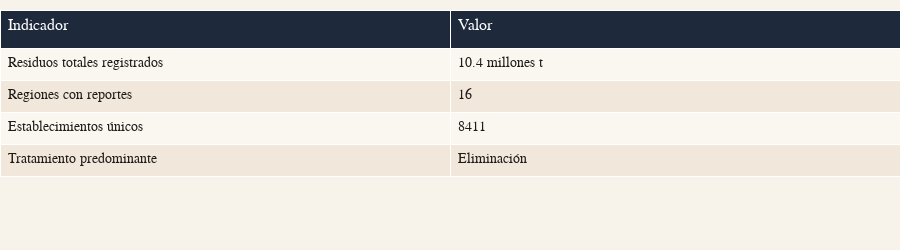

Notebook code for this chart:
### Markdown cell above
#### Diferencias entre regiones foco

Complementamos el panorama nacional con un zoom en la canasta de regiones que nos pidió el equipo técnico.

### Code cell
assert not clean_df.empty, "El dataset limpio no puede estar vacío"

assert set(FOCUS_REGIONS).issubset(set(region_df["region"])), "Faltan regiones foco en el resumen"



headline_table = go.Figure(

    data=[

        go.Table(

            columnorder=[1, 2],

            header=dict(

                values=["Indicador", "Valor"],

                fill_color="#1e293b",

                font=dict(color="#ffffff", family="Georgia, serif", size=16),

                align="left",

                height=38,

            ),

            cells=dict(

                values=[headline_metrics["Indicador"].tolist(), headline_metrics["Valor"].tolist()],

                fill_color=[["#faf6f0", "#f1e7db"] * 2],

                font=dict(color="#1e1b18", family="Georgia, serif", size=14),

                align="left",

                height=32,

            ),

        )

    ]

)

headline_table.update_layout(

    margin=dict(l=0, r=0, t=10, b=0),

    height=250,

    paper_bgcolor="#f7f2ea",

    annotations=[

        dict(

            text="Fuente: RNP 2023",

            x=0,

            y=-0.15,

            xref="paper",

            yref="paper",

            showarrow=False,

            font=dict(family="Georgia, serif", size=11, color="#6e6252"),

        )

    ],

)

headline_table.add_shape(

    type="line",

    x0=0.0,

    x1=0.22,

    y0=1.08,

    y1=1.08,

    xref="paper",

    yref="paper",

    line=dict(color="#d62828", width=4),

)

headline_table

### Figure 1 — Plotly figure (JSON) as saved in the notebook; plotly's stock layout.template omitted (floating-point values rounded to 4 significant figures)
{"data": [{"cells": {"align": "left", "fill": {"color": [["#faf6f0", "#f1e7db", "#faf6f0", "#f1e7db"]]}, "font": {"color": "#1e1b18", "family": "Georgia, serif", "size": 14}, "height": 32, "values": [["Residuos totales registrados", "Regiones con reportes", "Establecimientos únicos", "Tratamiento predominante"], ["10.4 millones t", 16, 8411, "Eliminación"]]}, "columnorder": [1, 2], "header": {"align": "left", "fill": {"color": "#1e293b"}, "font": {"color": "#ffffff", "family": "Georgia, serif", "size": 16}, "height": 38, "values": ["Indicador", "Valor"]}, "type": "table"}], "layout": {"annotations": [{"font": {"color": "#6e6252", "family": "Georgia, serif", "size": 11}, "showarrow": false, "text": "Fuente: RNP 2023", "x": 0, "xref": "paper", "y": -0.15, "yref": "paper"}], "height": 250, "margin": {"b": 0, "l": 0, "r": 0, "t": 10}, "paper_bgcolor": "#f7f2ea", "shapes": [{"line": {"color": "#d62828", "width": 4}, "type": "line", "x0": 0, "x1": 0.22, "xref": "paper", "y0": 1.08, "y1": 1.08, "yref": "paper"}]}}
